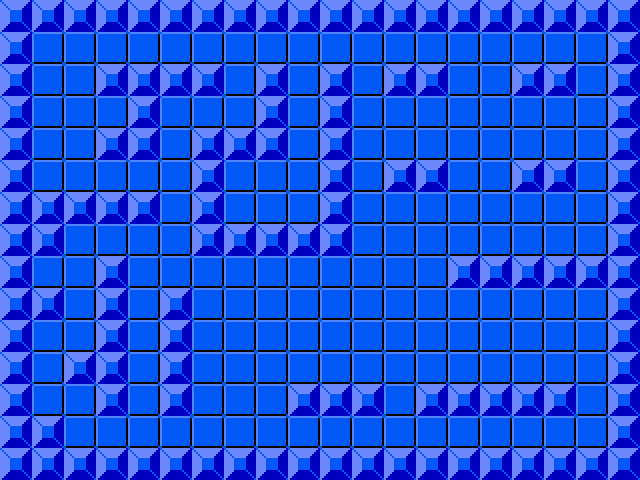

This is a level from a 2D game, rendered from its Tiled map with the project's own tilesets. A one-line summary and the complete map file follow:
An orthogonal 20x15 tile map with 32x32 px tiles, 1 tile layer (Tile Layer 1).

<map version="1.0" orientation="orthogonal" width="20" height="15" tilewidth="32" tileheight="32">
 <tileset firstgid="1" name="thelegendofzeldatileset" tilewidth="32" tileheight="32">
  <image source="thelegendofzeldatileset.png" width="256" height="5760" />
 </tileset>
 <layer name="Tile Layer 1" width="20" height="15">
  <data>
   <tile gid="45" />
   <tile gid="45" />
   <tile gid="45" />
   <tile gid="45" />
   <tile gid="45" />
   <tile gid="45" />
   <tile gid="45" />
   <tile gid="45" />
   <tile gid="45" />
   <tile gid="45" />
   <tile gid="45" />
   <tile gid="45" />
   <tile gid="45" />
   <tile gid="45" />
   <tile gid="45" />
   <tile gid="45" />
   <tile gid="45" />
   <tile gid="45" />
   <tile gid="45" />
   <tile gid="45" />
   <tile gid="45" />
   <tile gid="44" />
   <tile gid="44" />
   <tile gid="44" />
   <tile gid="44" />
   <tile gid="44" />
   <tile gid="44" />
   <tile gid="44" />
   <tile gid="44" />
   <tile gid="44" />
   <tile gid="44" />
   <tile gid="44" />
   <tile gid="44" />
   <tile gid="44" />
   <tile gid="44" />
   <tile gid="44" />
   <tile gid="44" />
   <tile gid="44" />
   <tile gid="44" />
   <tile gid="45" />
   <tile gid="45" />
   <tile gid="44" />
   <tile gid="44" />
   <tile gid="45" />
   <tile gid="45" />
   <tile gid="45" />
   <tile gid="45" />
   <tile gid="44" />
   <tile gid="45" />
   <tile gid="44" />
   <tile gid="45" />
   <tile gid="44" />
   <tile gid="45" />
   <tile gid="45" />
   <tile gid="44" />
   <tile gid="44" />
   <tile gid="45" />
   <tile gid="45" />
   <tile gid="44" />
   <tile gid="45" />
   <tile gid="45" />
   <tile gid="44" />
   <tile gid="44" />
   <tile gid="44" />
   <tile gid="45" />
   <tile gid="44" />
   <tile gid="44" />
   <tile gid="44" />
   <tile gid="45" />
   <tile gid="44" />
   <tile gid="45" />
   <tile gid="44" />
   <tile gid="44" />
   <tile gid="44" />
   <tile gid="44" />
   <tile gid="44" />
   <tile gid="44" />
   <tile gid="44" />
   <tile gid="44" />
   <tile gid="45" />
   <tile gid="45" />
   <tile gid="44" />
   <tile gid="44" />
   <tile gid="45" />
   <tile gid="45" />
   <tile gid="44" />
   <tile gid="45" />
   <tile gid="45" />
   <tile gid="45" />
   <tile gid="44" />
   <tile gid="45" />
   <tile gid="44" />
   <tile gid="44" />
   <tile gid="44" />
   <tile gid="44" />
   <tile gid="44" />
   <tile gid="44" />
   <tile gid="44" />
   <tile gid="44" />
   <tile gid="45" />
   <tile gid="45" />
   <tile gid="44" />
   <tile gid="44" />
   <tile gid="44" />
   <tile gid="44" />
   <tile gid="44" />
   <tile gid="45" />
   <tile gid="44" />
   <tile gid="44" />
   <tile gid="44" />
   <tile gid="45" />
   <tile gid="44" />
   <tile gid="45" />
   <tile gid="45" />
   <tile gid="44" />
   <tile gid="44" />
   <tile gid="45" />
   <tile gid="45" />
   <tile gid="44" />
   <tile gid="45" />
   <tile gid="45" />
   <tile gid="45" />
   <tile gid="45" />
   <tile gid="45" />
   <tile gid="45" />
   <tile gid="44" />
   <tile gid="45" />
   <tile gid="44" />
   <tile gid="44" />
   <tile gid="44" />
   <tile gid="45" />
   <tile gid="44" />
   <tile gid="44" />
   <tile gid="44" />
   <tile gid="44" />
   <tile gid="44" />
   <tile gid="44" />
   <tile gid="44" />
   <tile gid="44" />
   <tile gid="45" />
   <tile gid="45" />
   <tile gid="45" />
   <tile gid="44" />
   <tile gid="44" />
   <tile gid="44" />
   <tile gid="44" />
   <tile gid="45" />
   <tile gid="45" />
   <tile gid="45" />
   <tile gid="45" />
   <tile gid="45" />
   <tile gid="44" />
   <tile gid="44" />
   <tile gid="44" />
   <tile gid="44" />
   <tile gid="44" />
   <tile gid="44" />
   <tile gid="44" />
   <tile gid="44" />
   <tile gid="45" />
   <tile gid="45" />
   <tile gid="44" />
   <tile gid="44" />
   <tile gid="45" />
   <tile gid="44" />
   <tile gid="44" />
   <tile gid="44" />
   <tile gid="44" />
   <tile gid="44" />
   <tile gid="44" />
   <tile gid="44" />
   <tile gid="44" />
   <tile gid="44" />
   <tile gid="44" />
   <tile gid="45" />
   <tile gid="45" />
   <tile gid="45" />
   <tile gid="45" />
   <tile gid="45" />
   <tile gid="45" />
   <tile gid="45" />
   <tile gid="45" />
   <tile gid="44" />
   <tile gid="45" />
   <tile gid="44" />
   <tile gid="45" />
   <tile gid="44" />
   <tile gid="44" />
   <tile gid="44" />
   <tile gid="44" />
   <tile gid="44" />
   <tile gid="44" />
   <tile gid="44" />
   <tile gid="44" />
   <tile gid="44" />
   <tile gid="44" />
   <tile gid="44" />
   <tile gid="44" />
   <tile gid="44" />
   <tile gid="45" />
   <tile gid="45" />
   <tile gid="44" />
   <tile gid="44" />
   <tile gid="45" />
   <tile gid="44" />
   <tile gid="45" />
   <tile gid="44" />
   <tile gid="44" />
   <tile gid="44" />
   <tile gid="44" />
   <tile gid="44" />
   <tile gid="44" />
   <tile gid="44" />
   <tile gid="44" />
   <tile gid="44" />
   <tile gid="44" />
   <tile gid="44" />
   <tile gid="44" />
   <tile gid="44" />
   <tile gid="45" />
   <tile gid="45" />
   <tile gid="44" />
   <tile gid="45" />
   <tile gid="45" />
   <tile gid="44" />
   <tile gid="45" />
   <tile gid="44" />
   <tile gid="44" />
   <tile gid="44" />
   <tile gid="44" />
   <tile gid="44" />
   <tile gid="44" />
   <tile gid="44" />
   <tile gid="44" />
   <tile gid="44" />
   <tile gid="44" />
   <tile gid="44" />
   <tile gid="44" />
   <tile gid="44" />
   <tile gid="45" />
   <tile gid="45" />
   <tile gid="44" />
   <tile gid="44" />
   <tile gid="45" />
   <tile gid="44" />
   <tile gid="45" />
   <tile gid="44" />
   <tile gid="44" />
   <tile gid="44" />
   <tile gid="45" />
   <tile gid="45" />
   <tile gid="45" />
   <tile gid="44" />
   <tile gid="45" />
   <tile gid="45" />
   <tile gid="45" />
   <tile gid="45" />
   <tile gid="45" />
   <tile gid="44" />
   <tile gid="45" />
   <tile gid="45" />
   <tile gid="45" />
   <tile gid="44" />
   <tile gid="44" />
   <tile gid="44" />
   <tile gid="44" />
   <tile gid="44" />
   <tile gid="44" />
   <tile gid="44" />
   <tile gid="44" />
   <tile gid="44" />
   <tile gid="44" />
   <tile gid="44" />
   <tile gid="44" />
   <tile gid="44" />
   <tile gid="44" />
   <tile gid="44" />
   <tile gid="44" />
   <tile gid="44" />
   <tile gid="45" />
   <tile gid="45" />
   <tile gid="45" />
   <tile gid="45" />
   <tile gid="45" />
   <tile gid="45" />
   <tile gid="45" />
   <tile gid="45" />
   <tile gid="45" />
   <tile gid="45" />
   <tile gid="45" />
   <tile gid="45" />
   <tile gid="45" />
   <tile gid="45" />
   <tile gid="45" />
   <tile gid="45" />
   <tile gid="45" />
   <tile gid="45" />
   <tile gid="45" />
   <tile gid="45" />
   <tile gid="45" />
  </data>
 </layer>
</map>
